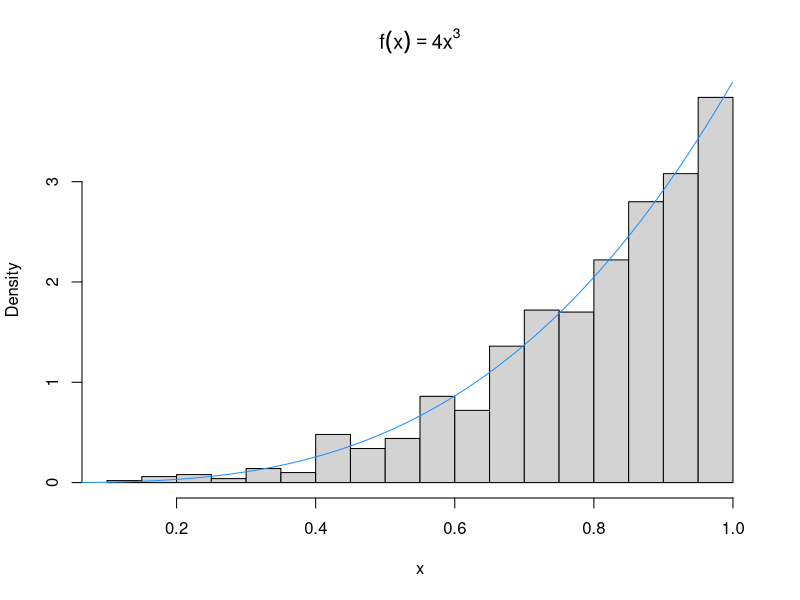
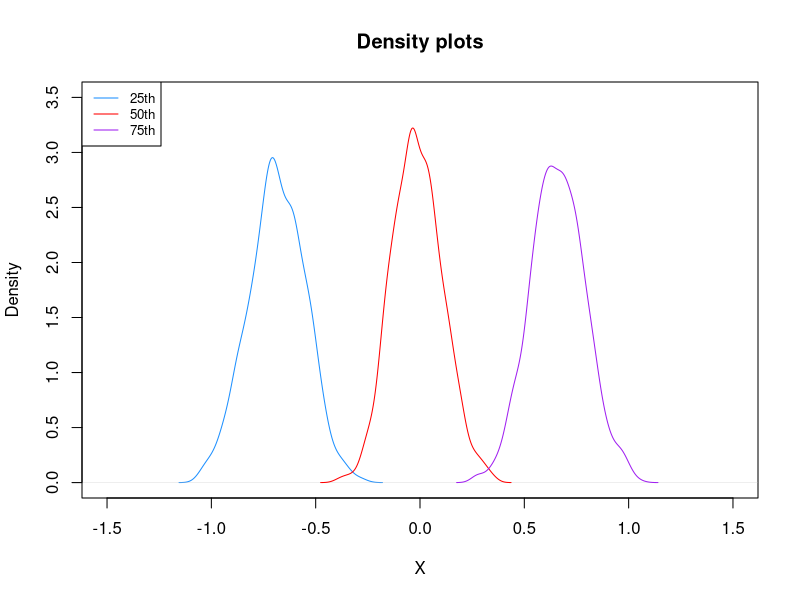
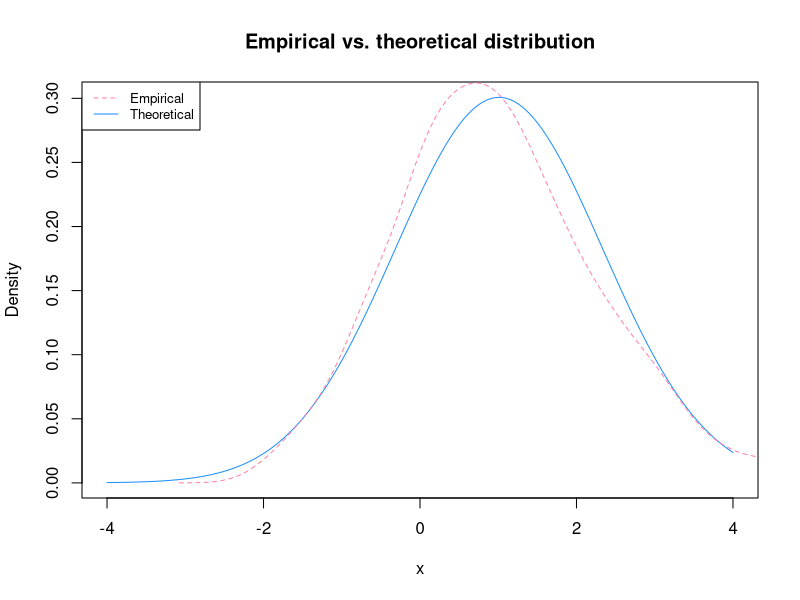
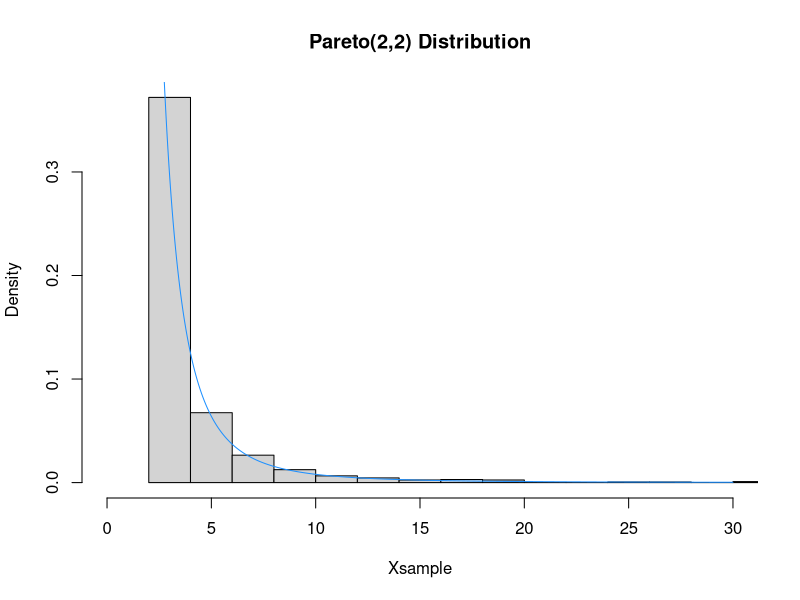
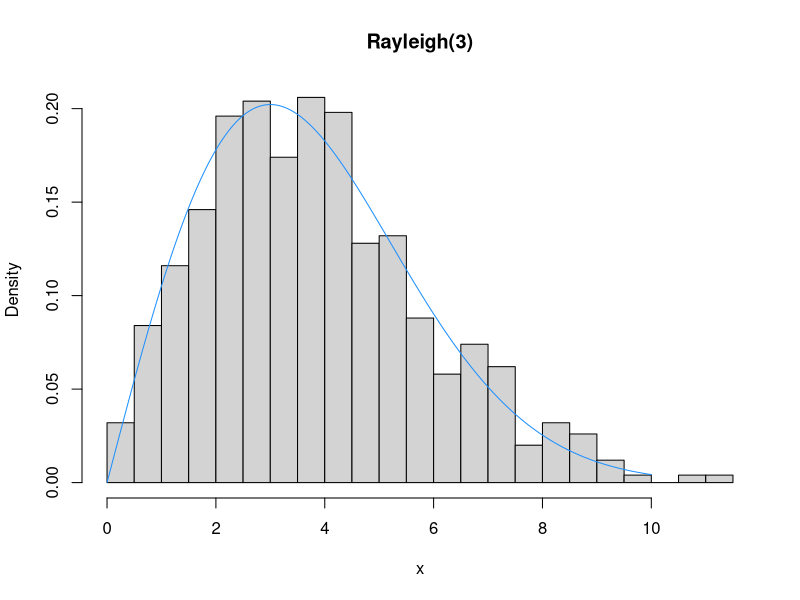
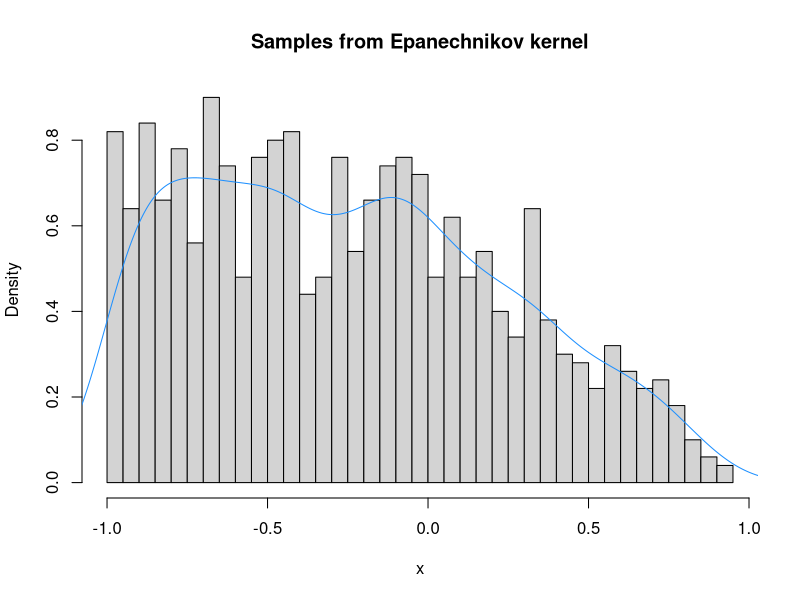
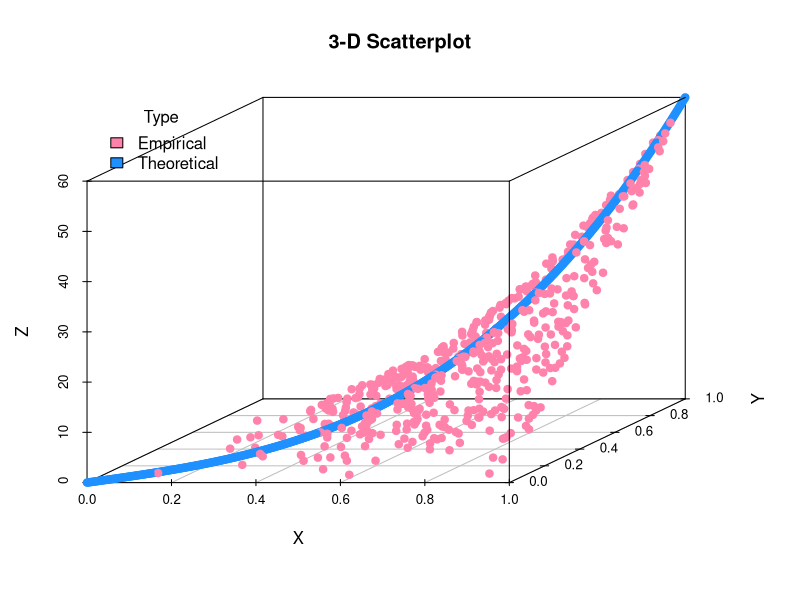

These figures' R source, in order:
## ---- chunk 1
sample1 <- function(n, lambda){
  Usample = runif(n, 0, 1)
  Xsample = Usample^(1/lambda)
  return(Xsample)
}
## ---- chunk 2
set.seed(1234)
x = sample1(1000, 4)
hist(x, prob = TRUE, nclass = 25, main = expression(f(x)==4*x^3))
y = seq(0, 1, 0.001)
lines(y, 4*y^3, col = "dodgerblue")
## ---- chunk 3
sample2 <- function(m, n, k, mu, var){
  # generate random matrix
  Nmatrix = matrix(rnorm(m*n, mean = mu, sd = sqrt(var)), m, n)
  
  # sort by row
  Nsort = apply(Nmatrix, 1, sort)
  
  # draw the sample
  Xsample = Nsort[k,]
  return(Xsample)
}
## ---- chunk 4
set.seed(1234)
x.25 = sample2(1000, 100, 25, 0, 1)
x.50 = sample2(1000, 100, 50, 0, 1)
x.75 = sample2(1000, 100, 75, 0, 1)
plot(density(x.25), col = "dodgerblue", xlim=c(-1.5, 1.5), ylim = c(0,3.5),
     main = "Density plots", xlab = "X")
lines(density(x.50), col = "red")
lines(density(x.75), col = "purple")
legend("topleft",legend = c("25th", "50th", "75th"), col = c("dodgerblue", "red", "purple"), 
      lty = rep(1,3), cex = 0.8)
## ---- chunk 5
sample3 <- function(n, p){
  u = runif(n)
  Xsample = floor(log(u)/ log(1-p))
  return(Xsample)
}
## ---- chunk 6
sample4 <- function(n, p, k){
  # Get n*k matrix of random uniforms
  Umatrix = matrix(runif(n*k), n, k)
  
  # Draw geometic variables(from (a))
  Xmatrix = floor(log(Umatrix)/ log(1-p))
  
  # Sum over rows to get Y
  Ysample = apply(Xmatrix, 1, sum)
  return(Ysample)
}
## ---- chunk 7
set.seed(1234)
Ysample = sample4(10, 0.5, 15)
p = seq(0.1, 0.9, 0.1)
Qhat = quantile(Ysample, p)
Q = qnbinom(p, 15, 0.5)
round(rbind(Qhat, Q), 2)
## ---- chunk 8
sample5 <- function(n){
  # Y is random
  Ysample = rexp(n, rate = 1)
  
  # now apply the Ysample as the normal mean
  Xsample = rnorm(n, mean = Ysample, sd = 1)
  return(Xsample)
}
## ---- chunk 9
estimate <- function(n){
  X.sample = sample5(n)
  X.mean = mean(X.sample)
  X.var = var(X.sample)
  return(round(c(X.mean, X.var), digits = 2))
}
## ---- chunk 10
set.seed(1234)
x1 = sample5(1000)
x2 = seq(-4, 4, length = 1000)
y2 = dnorm(x2, mean = estimate(1000)[1], sd = sqrt(estimate(1000)[2]))

plot(x2, y2, xlab = "x", ylab = "Density",
     main = "Empirical vs. theoretical distribution",
     type = 'l', col = 'dodgerblue')

lines(density(x1), col = "palevioletred1", lty = 2)
legend("topleft",legend = c("Empirical", "Theoretical"), 
       col = c("palevioletred1", "dodgerblue"), 
       lty = c(2, 1), cex = 0.8)
## ---- chunk 11
Usample = runif(1000, 0, 1)
Xsample = 2/(sqrt(1-Usample))
hist(Xsample, prob = TRUE, breaks = 25, main = "Pareto(2,2) Distribution",xlim = c(0,30))
y = seq(0, 30, 0.001)
lines(y, 8/(y^3), col = "dodgerblue")
## ---- chunk 12
sample6 <- function(n, sigma){
  Usample = runif(n, 0, 1)
  Xsample = sqrt(-2*sigma^2*log(1-Usample))
  return(Xsample)
}
## ---- chunk 13
set.seed(1234)
x = sample6(1000, 3)
hist(x, prob = TRUE, nclass = 25, main = "Rayleigh(3)")
y = seq(0, 10, 0.001)
lines(y, (y/9)*exp(-y^2/18), col = "dodgerblue")
## ---- chunk 14
set.seed(1234)
# CDF
Fx = cumsum(c(0.1, 0.2, 0.2, 0.2, 0.3))
# Generate uniform samples
Usample = runif(1000, 0, 1)
Xsample = rep(1, 1000)
for (i in 1:5){
  Xsample = Xsample + (Usample > Fx[i])
}

# Create the frenquency table
rbind(table((Xsample))/1000, c(0.1,0.2,0.2,0.2,0.3))
## ---- chunk 15
set.seed(1234)
probs = c(0.1, 0.2, 0.2, 0.2, 0.3)
Xsample = sample(0: 4, 1000, replace = TRUE, probs)
# Create the frenquency table
rbind(table((Xsample))/1000, c(0.1,0.2,0.2,0.2,0.3))
## ---- chunk 16
sample7 <- function(n){
  Umatrix = matrix(runif(n*3, -1, 1), n, 3)
  Xsample = ifelse(((Umatrix[,3]>=Umatrix[,2])&(Umatrix[,3]>=Umatrix[,1])), 
                   Umatrix[,2], Umatrix[,3])
  return(Xsample)
}
## ---- chunk 17
set.seed(1234)
x = sample7(1000)
hist(x, prob = TRUE, nclass = 30, main = "Samples from Epanechnikov kernel")
lines(density(x), col = 'dodgerblue')
## ---- chunk 18
set.seed(1234)
X0 = runif(889)
Y0 = runif(889)
Usample = runif(889)
ratio = 60*X0^2*Y0/(80/9)
X = X0[Usample < ratio]
Y = Y0[Usample < ratio]
## ---- chunk 19
# the first several samples
head(cbind(X,Y))
## ---- chunk 20
library(scatterplot3d)
X1 = seq(0,1, length = length(X))
Y1 = seq(0,1, length = length(Y))
Z = 60*(X^2)*Y
Z1 = 60*(X1^2)*Y1
mydata = data.frame(X, Y, Z)
mydata1 = data.frame(X1, Y1, Z1)
names(mydata1) = c("X","Y","Z")
data = rbind(mydata, mydata1)
data$indicator = c(rep(0, nrow(data)/2),rep(1, nrow(data)/2))

# Create plot
data$pcolor[data$indicator==0] = "palevioletred1"
data$pcolor[data$indicator==1] = "dodgerblue"

with(data, {
    s3d <- scatterplot3d(X, Y, Z, # x y and z axis
                  color=pcolor, pch=19,scale.y=.75,
                  main="3-D Scatterplot")
# add the legend
legend("topleft", inset=.05,      # location and inset
    bty="n",title="Type",
    c("Empirical", "Theoretical"), fill=c("palevioletred1","dodgerblue"))
})
